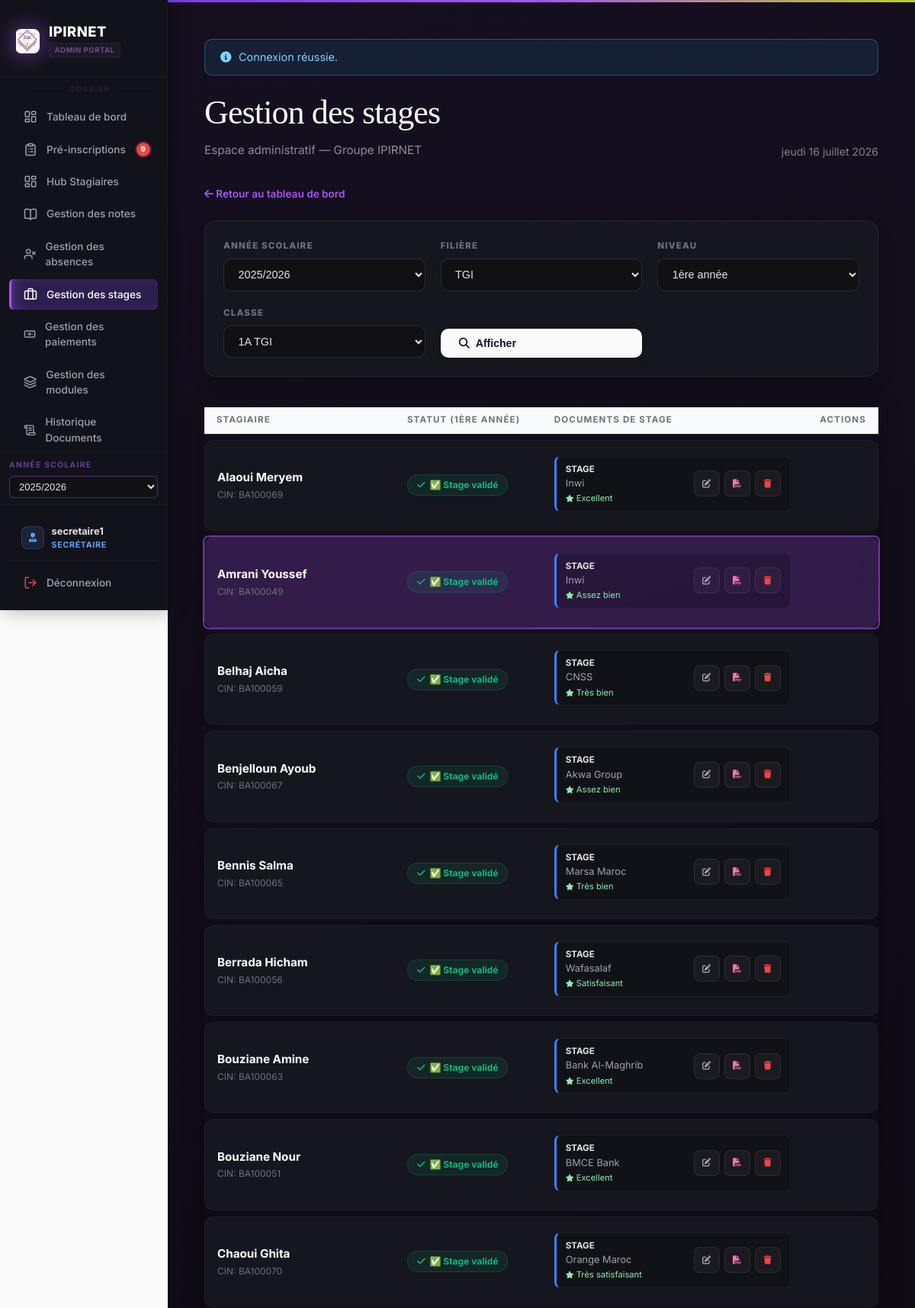
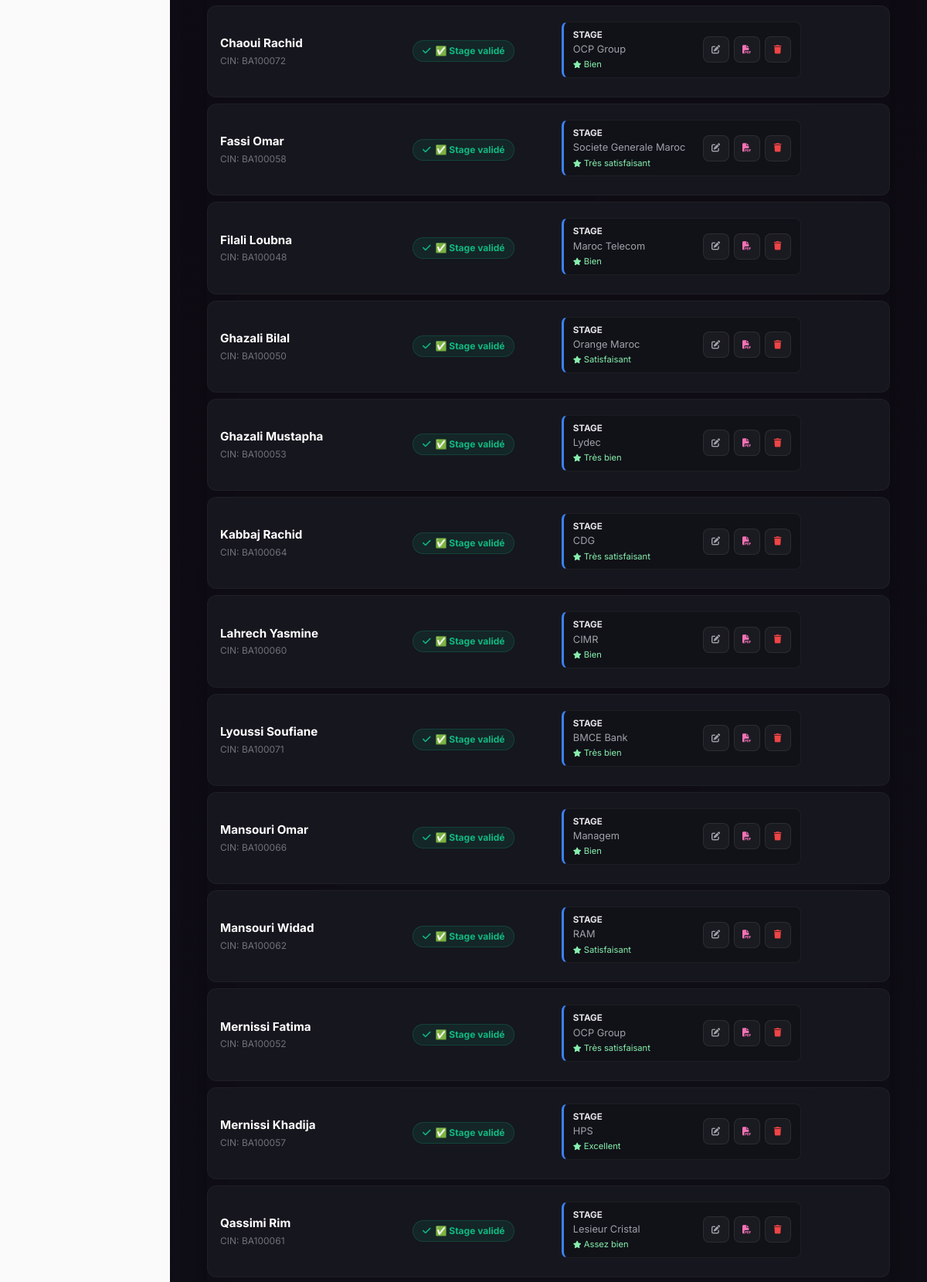
/gestion_des_stagiaires/stages.php?annee=2025/2026&id_filiere=3&niveau=1ère+année&id_classe=3&highlight=50 (signed in, upper part), run on the app's committed database (2 pictures, top to bottom).
### tables this page shows
CREATE TABLE `stagiaires` (
  `id_stagiaire` int(10) UNSIGNED NOT NULL,
  `num_inscri` varchar(32) NOT NULL,
  `cin` varchar(8) DEFAULT NULL,
  `nom` varchar(100) NOT NULL,
  `prenom` varchar(100) NOT NULL,
  `date_naissance` date DEFAULT NULL,
  `adresse` varchar(512) DEFAULT NULL,
  `email` varchar(255) DEFAULT NULL,
  `telephone` varchar(15) DEFAULT NULL,
  `telephone_parent` varchar(15) DEFAULT NULL COMMENT 'CDC fiche inscription',
  `nom_tuteur` varchar(255) DEFAULT NULL COMMENT 'Père ou tuteur',
  `sexe` varchar(1) NOT NULL DEFAULT 'M' COMMENT 'M = Masculin, F = Féminin',
  `photo` varchar(512) DEFAULT NULL,
  `date_inscription` date NOT NULL,
  `id_classe` int(10) UNSIGNED NOT NULL,
  `created_at` timestamp NOT NULL DEFAULT current_timestamp(),
  `updated_at` timestamp NULL DEFAULT NULL ON UPDATE current_timestamp(),
  `remise_mensuelle` decimal(10,2) NOT NULL DEFAULT 0.00
);

CREATE TABLE `stages` (
  `id_stage` int(10) UNSIGNED NOT NULL,
  `type_stage` enum('stage_entreprise','pfe') NOT NULL DEFAULT 'stage_entreprise',
  `annee_scolaire` varchar(9) DEFAULT NULL COMMENT 'Ex: 2024/2025',
  `sujet` varchar(512) DEFAULT NULL,
  `entreprise` varchar(255) DEFAULT NULL,
  `date_debut` date DEFAULT NULL,
  `date_fin` date DEFAULT NULL,
  `note_stage` decimal(5,2) DEFAULT NULL,
  `convention_url` varchar(1024) DEFAULT NULL,
  `rapport_url` varchar(1024) DEFAULT NULL,
  `evaluation_entreprise` varchar(512) DEFAULT NULL,
  `date_soutenance` date DEFAULT NULL COMMENT 'CDC PFE : soutenances',
  `jury` text DEFAULT NULL COMMENT 'Membres jury / modalit?s passage',
  `id_stagiaire` int(10) UNSIGNED NOT NULL,
  `created_at` timestamp NOT NULL DEFAULT current_timestamp()
);

### gestion_des_stagiaires/includes/helpers.php (called while the page is built, shortened)
<?php
function gds_fix_text(string $texte): string
{
    $texte = str_replace("\u{FFFD}", '?', $texte);
    $corrections = [
        "é" => "é",
        "è" => "è",
        "ê" => "ê",
        "ë" => "ë",
        "Sp?cialis?e"        => "Spécialisée",
        "sp?cialis?e"        => "spécialisée",
        "Sp?cialis?"         => "Spécialisé",
        "sp?cialis?"         => "spécialisé",
        "Sp?cialis"          => "Spécialis",
        "sp?cialis"          => "spécialis",
        "T?l?communication"  => "Télécommunication",
        "t?l?communication"  => "télécommunication",
        "T?l?phone"          => "Téléphone",
        "t?l?phone"          => "téléphone",
        "D?veloppement"      => "Développement",
        "d?veloppement"      => "développement",
        "D?velopper"         => "Développer",
        "d?velopper"         => "développer",
        "S?curit?"           => "Sécurité",
        "s?curit?"           => "sécurité",
        "?l?ves"             => "élèves",
        "?l?ve"              => "élève",
        "?tablissement"      => "établissement",
        "g?n?rale"           => "générale",
        "G?n?rale"           => "Générale",
        "g?n?ral"            => "général",
        "G?n?ral"            => "Général",
        "p?riode"            => "période",
        "P?riode"            => "Période",
        "g?n?ration"         => "génération",
        "G?n?ration"         => "Génération",
        "?veloppement"       => "éveloppement",
        "?velopper"          => "évelopper",
        "Donn?es"            => "Données",
        "donn?es"            => "données",
        "R?seau"             => "Réseau",
        "r?seau"             => "réseau",
        "Spécialis?e"        => "Spécialisée",
        "spécialis?e"        => "spécialisée",
        "Spécialis?"         => "Spécialisé",
        "spécialis?"         => "spécialisé",
        "stagi?re"           => "stagiaire",
        "?cole"              => "école",
        "P?dagogie"          => "Pédagogie",
        "p?dagogie"          => "pédagogie",
        "1?re"               => "1ère",
        "2?me"               => "2ème",
        "3?me"               => "3ème",
        "Ann?e"              => "Année",
        "ann?e"              => "année",
        "Â"                  => "",
    ];
    for ($passe = 0; $passe < 4; $passe++) {
        $resultat = strtr($texte, $corrections);
        if ($resultat === $texte) {
            break;
        }
        $texte = $resultat;
    }
    return $texte;
}
function h(string $texte): string
{
    return htmlspecialchars(gds_fix_text($texte), ENT_QUOTES | ENT_SUBSTITUTE, 'UTF-8');
}

### gestion_des_stagiaires/stages.php (the view, shortened to what this page needs)
<?php
  require_once __DIR__ . '/includes/db.php';
  require_once __DIR__ . '/includes/helpers.php';
  $anneeSelectionnee = trim((string)($_GET['annee']      ?? ''));
  $idFiliereSelecte  = (int)($_GET['id_filiere'] ?? 0);
  $niveauSelectionne = trim((string)($_GET['niveau']     ?? ''));
  $idClasseSelecte   = (int)($_GET['id_classe']  ?? 0);
  $toutesAnnees = $pdo->query(
      "SELECT DISTINCT annee_scolaire FROM classes
        WHERE annee_scolaire REGEXP '^[0-9]{4}/[0-9]{4}$'
        ORDER BY annee_scolaire DESC"
  )->fetchAll(PDO::FETCH_COLUMN);
  $toutesFilières = $pdo->query(
      "SELECT DISTINCT f.id_filiere, f.nom_filiere
         FROM filieres f
        INNER JOIN classes c ON c.id_filiere = f.id_filiere
        ORDER BY f.nom_filiere"
  )->fetchAll();
  $tousNiveaux = [];
  if ($idFiliereSelecte > 0 && $anneeSelectionnee !== '') {
      $reqNiveaux = $pdo->prepare(
          'SELECT DISTINCT niveau FROM classes WHERE id_filiere=? AND annee_scolaire=? ORDER BY niveau'
      );
      $reqNiveaux->execute([$idFiliereSelecte, $anneeSelectionnee]);
      $tousNiveaux = $reqNiveaux->fetchAll(PDO::FETCH_COLUMN);
  }
  $toutesLesClasses = [];
  if ($idFiliereSelecte > 0 && $anneeSelectionnee !== '' && $niveauSelectionne !== '') {
      $reqClasses = $pdo->prepare(
          'SELECT id_classe, nom_classe FROM classes
            WHERE id_filiere=? AND annee_scolaire=? AND niveau=? ORDER BY nom_classe'
      );
      $reqClasses->execute([$idFiliereSelecte, $anneeSelectionnee, $niveauSelectionne]);
      $toutesLesClasses = $reqClasses->fetchAll();
  }
  $stagiaires = [];
  if ($idClasseSelecte > 0) {
      $reqStagiaires = $pdo->prepare(
          'SELECT id_stagiaire, num_inscri, nom, prenom, cin FROM stagiaires WHERE id_classe=? ORDER BY nom, prenom'
      );
      $reqStagiaires->execute([$idClasseSelecte]);
      $listeStagiaires = $reqStagiaires->fetchAll(PDO::FETCH_ASSOC);
      foreach ($listeStagiaires as $stagiaire) {
          $idStagCourant = (int)$stagiaire['id_stagiaire'];
          $reqStages = $pdo->prepare(
              'SELECT st.* FROM stages st WHERE st.id_stagiaire=? AND st.annee_scolaire=? ORDER BY st.type_stage'
          );
          $reqStages->execute([$idStagCourant, $anneeSelectionnee]);
          $stagiaire['stages_data'] = $reqStages->fetchAll(PDO::FETCH_ASSOC);
          $aStageEntreprise = false;
          $aPFE             = false;
          foreach ($stagiaire['stages_data'] as $stage) {
              if ($stage['type_stage'] === 'stage_entreprise') $aStageEntreprise = true;
          }
          $stagiaire['has_stage'] = $aStageEntreprise;
          $stagiaire['has_pfe']   = $aPFE;
          if (strpos($niveauSelectionne, '1ère') !== false || strpos($niveauSelectionne, '1ere') !== false || strpos($niveauSelectionne, '1A') !== false) {
              $stagiaire['status'] = $aStageEntreprise ? 'complet' : 'manquant';
              $stagiaire['recap']  = $aStageEntreprise ? '✅ Stage validé' : '🔴 Stage requis';
          }
          $stagiaires[] = $stagiaire;
      }
  }
  $infoClasse = null;
  if ($idClasseSelecte > 0) {
      $reqClasse = $pdo->prepare(
          'SELECT c.nom_classe, f.nom_filiere, c.annee_scolaire, c.niveau
             FROM classes c
             JOIN filieres f ON f.id_filiere = c.id_filiere
            WHERE c.id_classe = ?'
      );
      $reqClasse->execute([$idClasseSelecte]);
      $infoClasse = $reqClasse->fetch();
  }
  require_once __DIR__ . '/includes/header.php';
  ?>
  <div class="stages-shell">
      <div style="margin-bottom:1.5rem;">
          <a href="index.php" style="color:#a855f7;font-size:0.85rem;font-weight:600;text-decoration:none;">
              <i class="fa-solid fa-arrow-left"></i> Retour au tableau de bord
          </a>
      </div>
      <div class="filter-card no-print">
          <form method="get" id="stages-filter-form">
              <div class="filter-grid">
                  <div class="filter-group">
                      <label>Année Scolaire</label>
                      <select name="annee" id="f-annee">
                          <?php foreach ($toutesAnnees as $annee): ?>
                              <option value="<?= h($annee) ?>" <?= $annee === $anneeSelectionnee ? 'selected' : '' ?>><?= h($annee) ?></option>
                          <?php endforeach; ?>
                      </select>
                  </div>
                  <div class="filter-group">
                      <label>Filière</label>
                      <select name="id_filiere" id="f-filiere">
                          <?php foreach ($toutesFilières as $filiere): ?>
                              <option value="<?= $filiere['id_filiere'] ?>" <?= $filiere['id_filiere'] == $idFiliereSelecte ? 'selected' : '' ?>><?= h($filiere['nom_filiere']) ?></option>
                          <?php endforeach; ?>
                      </select>
                  </div>
                  <div class="filter-group">
                      <label>Niveau</label>
                      <select name="niveau" id="f-niveau" <?= $idFiliereSelecte == 0 ? 'disabled' : '' ?>>
                          <?php foreach ($tousNiveaux as $niveau): ?>
                              <option value="<?= h($niveau) ?>" <?= $niveau === $niveauSelectionne ? 'selected' : '' ?>><?= h($niveau) ?></option>
                          <?php endforeach; ?>
                      </select>
                  </div>
                  <div class="filter-group">
                      <label>Classe</label>
                      <select name="id_classe" id="f-classe" <?= $niveauSelectionne === '' ? 'disabled' : '' ?>>
                          <?php foreach ($toutesLesClasses as $classe): ?>
                              <option value="<?= $classe['id_classe'] ?>" <?= $classe['id_classe'] == $idClasseSelecte ? 'selected' : '' ?>><?= h($classe['nom_classe']) ?></option>
                          <?php endforeach; ?>
                      </select>
                  </div>
                  <div class="filter-group">
                      <button type="submit" class="btn btn-primary" style="padding: 0.7rem 1.5rem; font-weight: 700;">
                          <i class="fa-solid fa-magnifying-glass"></i> Afficher
                      </button>
                  </div>
              </div>
          </form>
      </div>
      <?php if ($idClasseSelecte > 0 && $infoClasse): ?>
          <div class="card" style="background:transparent; border:none; padding:0;">
              <table class="stage-table">
                  <thead>
                      <tr>
                          <th style="width:250px;">Stagiaire</th>
                          <th>Statut (<?= h($niveauSelectionne) ?>)</th>
                          <th>Documents de Stage</th>
                          <th style="text-align:right;">Actions</th>
                      </tr>
                  </thead>
                  <tbody>
                      <?php foreach ($stagiaires as $stagiaire): ?>
                          <?php
                          $estAnnee1 = strpos($niveauSelectionne, '1ère') !== false || strpos($niveauSelectionne, '1ere') !== false || strpos($niveauSelectionne, '1A') !== false;
                          ?>
                          <tr class="stage-row" id="row-<?= $stagiaire['id_stagiaire'] ?>"
                              data-sid="<?= (int)$stagiaire['id_stagiaire'] ?>"
                              data-annee="<?= h($anneeSelectionnee) ?>"
                              data-niveau-num="<?= $estAnnee1 ? 1 : 2 ?>">
                              <td>
                                  <div style="font-weight:700; color:#fff; font-size:0.95rem;"><?= h($stagiaire['nom'] . ' ' . $stagiaire['prenom']) ?></div>
                                  <div style="font-size:0.75rem; color:#71717a; margin-top:2px;">CIN: <?= h($stagiaire['cin'] ?? '—') ?></div>
                              </td>
                              <td class="col-statut">
                                  <span class="status-badge status-<?= $stagiaire['status'] ?>">
                                      <i class="fa-solid <?= $stagiaire['status'] === 'complet' ? 'fa-check' : ($stagiaire['status'] === 'partiel' ? 'fa-hourglass-half' : 'fa-xmark') ?>"></i>
                                      <?= $stagiaire['recap'] ?>
                                  </span>
                              </td>
                              <td class="col-docs">
                                  <?php if (empty($stagiaire['stages_data'])): ?>
                                      <span style="font-size:0.8rem; color:#3f3f46; font-style:italic;">Aucune donnée saisie</span>
                                  <?php else: ?>
                                      <?php foreach ($stagiaire['stages_data'] as $stage): ?>
                                          <div class="mini-stage-card <?= $stage['type_stage'] === 'pfe' ? 'pfe' : 'stage' ?>">
                                              <div style="display:flex; flex-direction:column;">
                                                  <strong style="color:#e4e4e7; font-size:0.72rem; text-transform:uppercase;">
                                                      <?= $stage['type_stage'] === 'pfe' ? 'PFE' : 'Stage' ?>
                                                  </strong>
                                                  <span style="color:#a1a1aa; white-space:nowrap; overflow:hidden; text-overflow:ellipsis; max-width:200px;">
                                                      <?= h($stage['entreprise'] ?: 'Non spécifié') ?>
                                                  </span>
                                                  <?php if (!empty($stage['evaluation_entreprise'])): ?>
                                                  <span style="font-size:0.7rem; color:#86efac; margin-top:2px;">
                                                      <i class="fa-solid fa-star" style="font-size:0.6rem;"></i>
                                                      <?= h($stage['evaluation_entreprise']) ?>
                                                  </span>
                                                  <?php endif; ?>
                                              </div>
                                              <div style="display:flex; gap:6px;">
                                                  <button class="action-btn" onclick='openStageModal(<?= h(json_encode($stage)) ?>, <?= $stagiaire['id_stagiaire'] ?>)' title="Modifier">
                                                      <i class="fa-solid fa-pen-to-square" style="font-size:0.7rem;"></i>
                                                  </button>
                                                  <a href="print_convention_stage.php?id=<?= $stage['id_stage'] ?>" target="_blank" class="action-btn print" title="Imprimer Convention">
                                                      <i class="fa-solid fa-file-pdf" style="font-size:0.7rem;"></i>
                                                  </a>
                                                  <button class="action-btn" onclick='deleteStage(<?= $stage["id_stage"] ?>, <?= $stagiaire["id_stagiaire"] ?>)' title="Supprimer" style="color:#ef4444;">
                                                      <i class="fa-solid fa-trash" style="font-size:0.7rem;"></i>
                                                  </button>
                                              </div>
                                          </div>
                                      <?php endforeach; ?>
                                  <?php endif; ?>
                              </td>
                              <td class="col-actions" style="text-align:right;">
                              </td>
                          </tr>
                      <?php endforeach; ?>
                  </tbody>
              </table>
          </div>
      <?php endif; ?>
  </div>
  <?php require_once __DIR__ . '/includes/footer.php'; ?>

### data on the page
stagiaires: nom+prenom "Alaoui Meryem", cin "BA100069", recap "✅ Stage validé"
stages: type_stage "STAGE", entreprise "Inwi", evaluation_entreprise "Excellent"
stagiaires: nom+prenom "Amrani Youssef", cin "BA100049", recap "✅ Stage validé"
stages: type_stage "STAGE", entreprise "Inwi", evaluation_entreprise "Assez bien"
stagiaires: nom+prenom "Belhaj Aicha", cin "BA100059", recap "✅ Stage validé"
stages: type_stage "STAGE", entreprise "CNSS", evaluation_entreprise "Très bien"
stagiaires: nom+prenom "Benjelloun Ayoub", cin "BA100067", recap "✅ Stage validé"
stages: type_stage "STAGE", entreprise "Akwa Group", evaluation_entreprise "Assez bien"
stagiaires: nom+prenom "Bennis Salma", cin "BA100065", recap "✅ Stage validé"
stages: type_stage "STAGE", entreprise "Marsa Maroc", evaluation_entreprise "Très bien"
stagiaires: nom+prenom "Berrada Hicham", cin "BA100056", recap "✅ Stage validé"
stages: type_stage "STAGE", entreprise "Wafasalaf", evaluation_entreprise "Satisfaisant"
stagiaires: nom+prenom "Bouziane Amine", cin "BA100063", recap "✅ Stage validé"
stages: type_stage "STAGE", entreprise "Bank Al-Maghrib", evaluation_entreprise "Excellent"
stagiaires: nom+prenom "Bouziane Nour", cin "BA100051", recap "✅ Stage validé"
stages: type_stage "STAGE", entreprise "BMCE Bank", evaluation_entreprise "Excellent"
stagiaires: nom+prenom "Chaoui Ghita", cin "BA100070", recap "✅ Stage validé"
stages: type_stage "STAGE", entreprise "Orange Maroc", evaluation_entreprise "Très satisfaisant"
stagiaires: nom+prenom "Chaoui Rachid", cin "BA100072", recap "✅ Stage validé"
stages: type_stage "STAGE", entreprise "OCP Group", evaluation_entreprise "Bien"
stagiaires: nom+prenom "Fassi Omar", cin "BA100058", recap "✅ Stage validé"
stages: type_stage "STAGE", entreprise "Societe Generale Maroc", evaluation_entreprise "Très satisfaisant"
stagiaires: nom+prenom "Filali Loubna", cin "BA100048", recap "✅ Stage validé"
stages: type_stage "STAGE", entreprise "Maroc Telecom", evaluation_entreprise "Bien"
stagiaires: nom+prenom "Ghazali Bilal", cin "BA100050", recap "✅ Stage validé"
stages: type_stage "STAGE", entreprise "Orange Maroc", evaluation_entreprise "Satisfaisant"
stagiaires: nom+prenom "Ghazali Mustapha", cin "BA100053", recap "✅ Stage validé"
stages: type_stage "STAGE", entreprise "Lydec", evaluation_entreprise "Très bien"
stagiaires: nom+prenom "Kabbaj Rachid", cin "BA100064", recap "✅ Stage validé"
stages: type_stage "STAGE", entreprise "CDG", evaluation_entreprise "Très satisfaisant"
stagiaires: nom+prenom "Lahrech Yasmine", cin "BA100060", recap "✅ Stage validé"
stages: type_stage "STAGE", entreprise "CIMR", evaluation_entreprise "Bien"
stagiaires: nom+prenom "Lyoussi Soufiane", cin "BA100071", recap "✅ Stage validé"
stages: type_stage "STAGE", entreprise "BMCE Bank", evaluation_entreprise "Très bien"
stagiaires: nom+prenom "Mansouri Omar", cin "BA100066", recap "✅ Stage validé"
stages: type_stage "STAGE", entreprise "Managem", evaluation_entreprise "Bien"
stagiaires: nom+prenom "Mansouri Widad", cin "BA100062", recap "✅ Stage validé"
stages: type_stage "STAGE", entreprise "RAM", evaluation_entreprise "Satisfaisant"
stagiaires: nom+prenom "Mernissi Fatima", cin "BA100052", recap "✅ Stage validé"
stages: type_stage "STAGE", entreprise "OCP Group", evaluation_entreprise "Très satisfaisant"
stagiaires: nom+prenom "Mernissi Khadija", cin "BA100057", recap "✅ Stage validé"
stages: type_stage "STAGE", entreprise "HPS", evaluation_entreprise "Excellent"
stagiaires: nom+prenom "Qassimi Rim", cin "BA100061", recap "✅ Stage validé"
stages: type_stage "STAGE", entreprise "Lesieur Cristal", evaluation_entreprise "Assez bien"

### other printed values
$notifDots['demandes'] "9"
$__nomUtilisateur "secretaire1"
$__libelleRole "SECRÉTAIRE"
$flash['msg'] "Connexion réussie."
$pageTitle "Gestion des stages"
$gdsFrenchDate() "jeudi 16 juillet 2026"
$niveauSelectionne "1ÈRE ANNÉE"
form field global_annee_value "2025/2026"
form field annee "2025/2026"
form field id_filiere "TGI"
form field niveau "1ère année"
form field id_classe "1A TGI"
